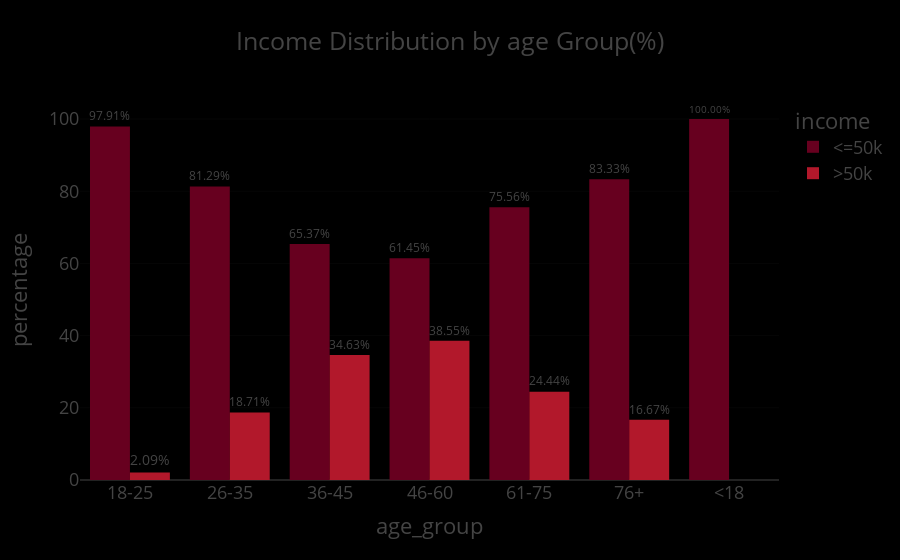

Here is the notebook cell this chart was saved with:
### Code cell
fig= px.bar(
    adult_df_income_age,
    x = 'age_group',
    y = 'percentage',
    color= 'income',
    title='Income Distribution by age Group(%)',
    barmode = 'group',
    height=500,
    text= 'percentage',
    color_discrete_sequence=px.colors.sequential.RdBu,
)
fig.update_traces(texttemplate='%{text:.2f}%')
fig.update_traces(textposition='outside')
fig.update_layout(template='presentation', paper_bgcolor='rgb(0, 0, 0)', plot_bgcolor='rgb(0, 0, 0)')

# Save in multiple formats
fig.write_image(os.path.join(results_dir, 'income_distribution_by_agegroupbar.jpg'))
fig.write_image(os.path.join(results_dir, 'income_distribution_by_agegroupbar.png'))
fig.write_html(os.path.join(results_dir, 'income_distribution_by_agegroupbar.html'))

fig.show()

### Figure 1 — Plotly figure (JSON) as saved in the notebook; plotly's stock layout.template omitted (floating-point values rounded to 4 significant figures)
{"data": [{"alignmentgroup": "True", "hovertemplate": "income=<=50k<br>age_group=%{x}<br>percentage=%{text}<extra></extra>", "legendgroup": "<=50k", "marker": {"color": "rgb(103,0,31)", "pattern": {"shape": ""}}, "name": "<=50k", "offsetgroup": "<=50k", "orientation": "v", "showlegend": true, "text": [97.91, 81.29, 65.37, 61.45, 75.56, 83.33, 100.0], "textposition": "outside", "texttemplate": "%{text:.2f}%", "type": "bar", "x": ["18-25", "26-35", "36-45", "46-60", "61-75", "76+", "<18"], "xaxis": "x", "y": [97.91, 81.29, 65.37, 61.45, 75.56, 83.33, 100.0], "yaxis": "y"}, {"alignmentgroup": "True", "hovertemplate": "income=>50k<br>age_group=%{x}<br>percentage=%{text}<extra></extra>", "legendgroup": ">50k", "marker": {"color": "rgb(178,24,43)", "pattern": {"shape": ""}}, "name": ">50k", "offsetgroup": ">50k", "orientation": "v", "showlegend": true, "text": [2.093, 18.71, 34.63, 38.55, 24.44, 16.67], "textposition": "outside", "texttemplate": "%{text:.2f}%", "type": "bar", "x": ["18-25", "26-35", "36-45", "46-60", "61-75", "76+"], "xaxis": "x", "y": [2.093, 18.71, 34.63, 38.55, 24.44, 16.67], "yaxis": "y"}], "layout": {"autosize": true, "barmode": "group", "legend": {"title": {"text": "income"}, "tracegroupgap": 0}, "paper_bgcolor": "rgb(0, 0, 0)", "plot_bgcolor": "rgb(0, 0, 0)", "title": {"text": "Income Distribution by age Group(%)"}, "xaxis": {"anchor": "y", "autorange": true, "domain": [0, 1], "range": [-0.5, 6.5], "title": {"text": "age_group"}, "type": "category"}, "yaxis": {"anchor": "x", "autorange": true, "domain": [0, 1], "range": [0, 105.3], "title": {"text": "percentage"}, "type": "linear"}}}
